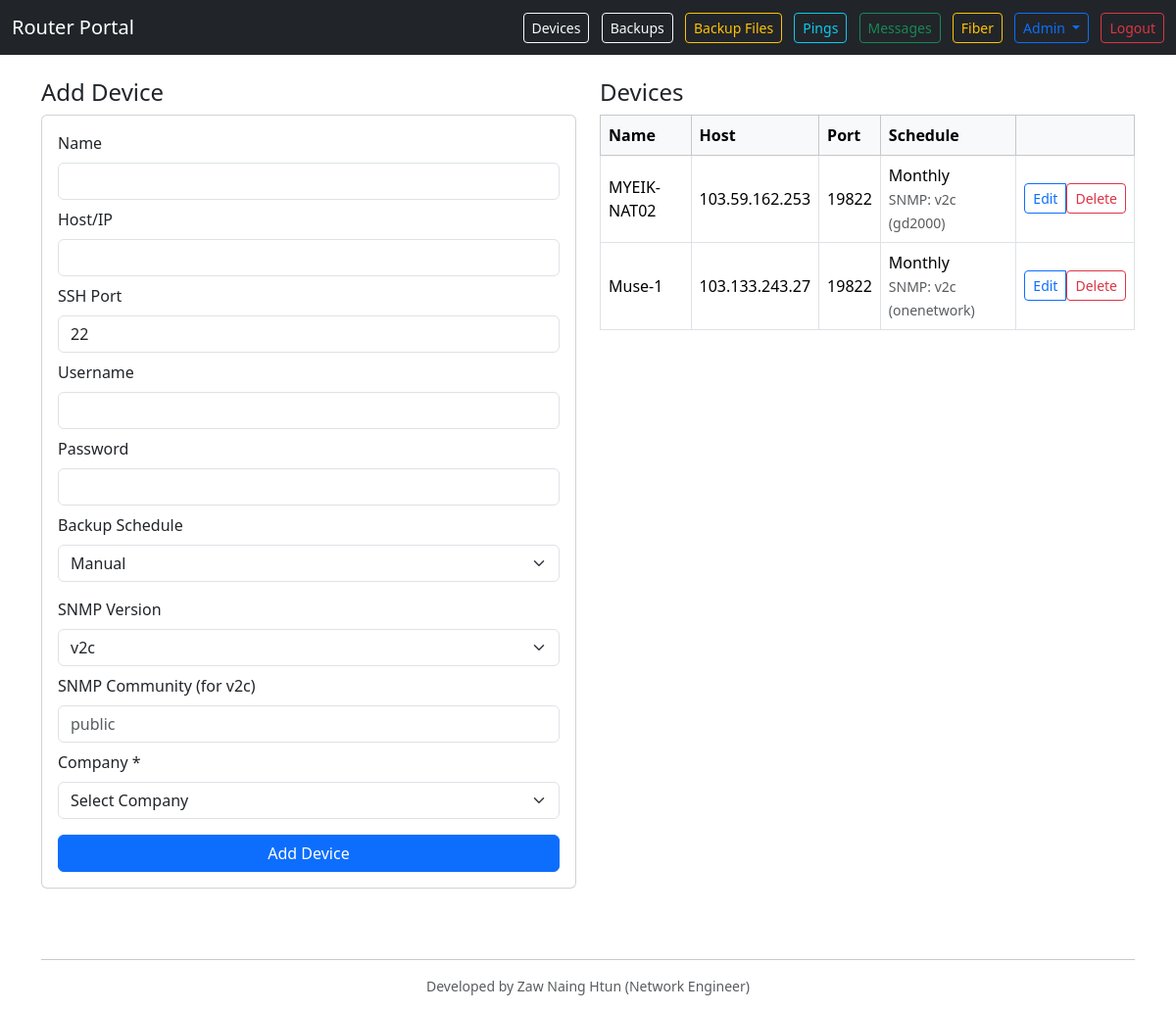
The app's page /devices (signed in) with its own data.
### models.py (models this page shows)
class Device(db.Model):
    __tablename__ = 'devices'
    id = db.Column(db.Integer, primary_key=True)
    name = db.Column(db.String(128), unique=True, nullable=False)
    host = db.Column(db.String(255), nullable=False)
    username = db.Column(db.String(128), nullable=False)
    password = db.Column(db.String(255), nullable=False)
    port = db.Column(db.Integer, nullable=False, default=22)
    enabled = db.Column(db.Boolean, nullable=False, default=True)
    snmp_version = db.Column(db.String(8), nullable=False, default='v2c')
    snmp_community = db.Column(db.String(128))
    company_id = db.Column(db.Integer, db.ForeignKey('companies.id'))
    schedule = db.Column(db.String(16), nullable=False, default='manual')
    last_backup_status = db.Column(db.String(16))  # success | fail | None
    last_backup_time = db.Column(db.DateTime(timezone=True))
    last_backup_message = db.Column(db.Text)
    metrics = db.relationship('ResourceMetric', backref='device', cascade='all, delete-orphan')
    last_cpu_alert_at = db.Column(db.DateTime(timezone=True))
    last_ram_alert_at = db.Column(db.DateTime(timezone=True))
    last_storage_alert_at = db.Column(db.DateTime(timezone=True))

### app.py (the view, shortened to what this page needs)
    @app.route('/devices', methods=['GET', 'POST'])
    @login_required
    def devices_page():
        user_company_ids = get_user_company_ids(current_user.id)
        devices = Device.query.filter(Device.company_id.in_(user_company_ids)).order_by(Device.name.asc()).all()
        user_companies = Company.query.filter(Company.id.in_(user_company_ids)).order_by(Company.name.asc()).all()
        return render_template('devices.html', devices=devices, companies=user_companies)

### app.py (called while the page is built)
def get_user_company_ids(user_id: int) -> list:
    if User.query.get(user_id).is_superadmin:
        return [c.id for c in Company.query.all()]
    user_companies = UserCompany.query.filter_by(user_id=user_id).all()
    return [uc.company_id for uc in user_companies]

### templates/devices.html (shortened to what this page needs)
{% extends 'base.html' %}
{% block content %}
<div class="row">
  <div class="col-md-6">
    <h4>Add Device</h4>
    <form method="post" class="card card-body mb-4">
      <div class="mb-2">
        <label class="form-label">Name</label>
        <input type="text" name="name" class="form-control" required>
      </div>
      <div class="mb-2">
        <label class="form-label">Host/IP</label>
        <input type="text" name="host" class="form-control" required>
      </div>
      <div class="mb-2">
        <label class="form-label">SSH Port</label>
        <input type="number" name="port" class="form-control" value="22" min="1" max="65535">
      </div>
      <div class="mb-2">
        <label class="form-label">Username</label>
        <input type="text" name="username" class="form-control" required>
      </div>
      <div class="mb-2">
        <label class="form-label">Password</label>
        <input type="password" name="password" class="form-control" required>
      </div>
      <div class="mb-3">
        <label class="form-label">Backup Schedule</label>
        <select name="schedule" class="form-select">
          <option value="manual">Manual</option>
        </select>
      </div>
      <div class="mb-2">
        <label class="form-label">SNMP Version</label>
        <select name="snmp_version" class="form-select">
          <option value="v2c">v2c</option>
        </select>
      </div>
      <div class="mb-2">
        <label class="form-label">SNMP Community (for v2c)</label>
        <input type="text" name="snmp_community" class="form-control" placeholder="public">
      </div>
      <div class="mb-3">
        <label class="form-label">Company *</label>
        <select name="company_id" class="form-select" required>
          <option value="">Select Company</option>
        </select>
      </div>
      <button class="btn btn-primary" type="submit">Add Device</button>
    </form>
  </div>
  <div class="col-md-6">
    <h4>Devices</h4>
    <div class="table-responsive">
      <table class="table table-bordered align-middle">
        <thead class="table-light">
          <tr>
            <th>Name</th>
            <th>Host</th>
            <th>Port</th>
            <th>Schedule</th>
            <th></th>
          </tr>
        </thead>
        <tbody>
          {% for d in devices %}
          <tr>
            <td>{{ d.name }}</td>
            <td>{{ d.host }}</td>
            <td>{{ d.port }}</td>
            <td>
              {{ d.schedule|capitalize }}<br>
              <span class="text-muted small">SNMP: {{ d.snmp_version }}{% if d.snmp_community %} ({{ d.snmp_community }}){% endif %}</span>
            </td>
            <td>
              <div class="btn-group" role="group">
                <a href="{{ url_for('edit_device', device_id=d.id) }}" class="btn btn-sm btn-outline-primary">Edit</a>
                <form method="post" action="{{ url_for('delete_device', device_id=d.id) }}" onsubmit="return confirm('Delete device {{ d.name }}?');" class="d-inline">
                  <button class="btn btn-sm btn-outline-danger">Delete</button>
                </form>
              </div>
            </td>
          </tr>
          {% endfor %}
        </tbody>
      </table>
    </div>
  </div>
</div>
{% endblock %}

### records on screen
Device: name "MYEIK-NAT02", host "103.59.162.253", port "19822", schedule "Monthly", snmp_version "v2c", snmp_community "gd2000"
Device: name "Muse-1", host "103.133.243.27", port "19822", schedule "Monthly", snmp_version "v2c", snmp_community "onenetwork"
